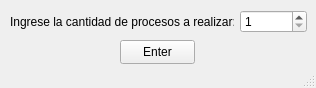
<?xml version="1.0" encoding="UTF-8"?>
<ui version="4.0">
 <class>inputProcess</class>
 <widget class="QMainWindow" name="inputProcess">
  <property name="geometry">
   <rect>
    <x>0</x>
    <y>0</y>
    <width>316</width>
    <height>88</height>
   </rect>
  </property>
  <property name="windowTitle">
   <string>Entrada de datos</string>
  </property>
  <property name="windowIcon">
   <iconset>
    <normaloff>input.png</normaloff>input.png</iconset>
  </property>
  <widget class="QWidget" name="centralwidget">
   <widget class="QPushButton" name="enterInput1">
    <property name="geometry">
     <rect>
      <x>120</x>
      <y>40</y>
      <width>75</width>
      <height>24</height>
     </rect>
    </property>
    <property name="text">
     <string>Enter</string>
    </property>
   </widget>
   <widget class="QWidget" name="layoutWidget">
    <property name="geometry">
     <rect>
      <x>10</x>
      <y>10</y>
      <width>297</width>
      <height>24</height>
     </rect>
    </property>
    <layout class="QHBoxLayout" name="horizontalLayout">
     <item>
      <widget class="QLabel" name="label">
       <property name="text">
        <string>Ingrese la cantidad de procesos a realizar: </string>
       </property>
      </widget>
     </item>
     <item>
      <widget class="QSpinBox" name="process">
       <property name="minimum">
        <number>1</number>
       </property>
       <property name="maximum">
        <number>99999999</number>
       </property>
      </widget>
     </item>
    </layout>
   </widget>
  </widget>
  <widget class="QStatusBar" name="statusbar"/>
 </widget>
 <resources/>
 <connections/>
</ui>
